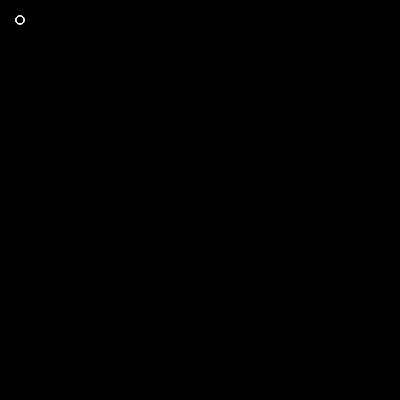
Frame 1 (no input)
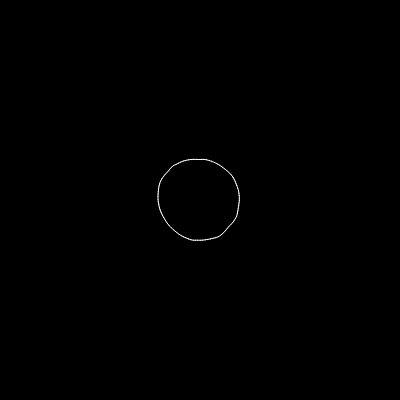
Frame 60 (no input)
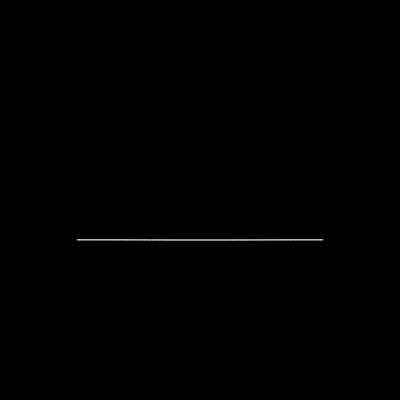
Frame 120 (the mouse pressed at the canvas centre since frame 60)

The p5.js sketch that drew these frames (run headless with seeded random() and noise() and a simulated clock; from frame 60 on, the mouse is pressed at the canvas centre):

// p5.js sketch
// ── sketch.js
var numOfPoints = 100;
var numOfCircles = 1;
var prevPos;
var time;

var targetPoses;
var currentPoses;

var toggleCircle;

function setup() {
    createCanvas(400, 400);
    colorMode(HSB, 255);
    smooth();
    time = 0;

    targetPoses = [];
    currentPoses = [];
    for (var i = 0; i < numOfPoints; i++) {
      targetPoses.push(createVector(0,0));
      currentPoses.push(createVector(0,0));
    }
    isCircleShape = true;
}

function draw() {
  background(0);
  noFill();
  stroke(255);
  var size = width * 0.45;
  prevPos = createVector(0,0);
  noiseScale = 0.03;
  //var noiseXScale = mouseX/width * 0.2;
  //var noiseYScale = mouseY/height * 0.2;
  time+= 0.01;
  push();
  strokeWeight(1);
  size = width * 0.1;
  for (var i = 0; i < numOfPoints; i++) {
    if (isCircleShape) {
      var x = width/2 + Math.cos(-Math.PI/2 + Math.PI * 2.0 * i/(numOfPoints-2)) * size;
      var y = height/2 + Math.sin(-Math.PI/2 + Math.PI * 2.0 * i/(numOfPoints-2)) * size;
      var noiseVal = noise(time, x*noiseScale, y*noiseScale);
      var noisePos = map(noiseVal, 0, 1, -5, 5);
      targetPoses[i].set(x+noisePos, y+noisePos);

    } else {
      var length =  Math.PI * 2.0 * size;
      var x = width/2 + ((numOfPoints-i)/numOfPoints * length) - length/2;
      var y = height/2 + size;
      targetPoses[i].set(x, y);
    }
    currentPoses[i] = p5.Vector.lerp(currentPoses[i], targetPoses[i], 0.1);
    if (i > 1) {
      stroke( 255 );
      line(prevPos.x, prevPos.y, currentPoses[i].x, currentPoses[i].y);
    }
    prevPos.set(currentPoses[i].x, currentPoses[i].y);
  }
  pop();
}

function mousePressed() {
  isCircleShape = !isCircleShape;
}

// ── segment.js
function Segment (){
  this.setup = function (sp, ep, len) {
    this.startPos = sp.copy();
    this.endPos = ep.copy();
    this.len = len;
  };

  this.update = function () {

  };
}
